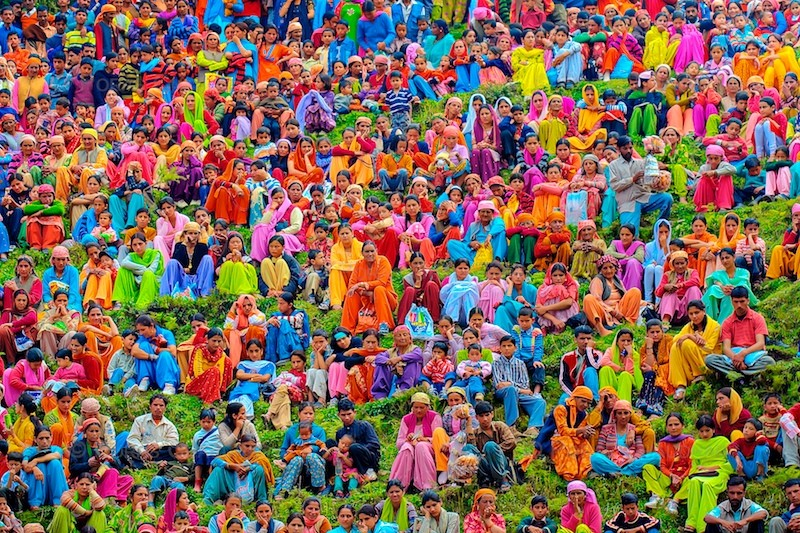
#> input picture Color-Detection-master/Color-Detection-master/colorpic.jpg, 800 x 533 px
$ python 'Image Color Detection.py'
#> lines starting #> are read from the running program, lines starting #| are printed output that depends on the picture
import cv2
import pandas as pd
import numpy as np


img = cv2.imread("colorpic.jpg")
#> img is the input picture: shape (533, 800, 3); mean B, G, R 90.2, 104.4, 131.6
imgWidth = img.shape[1] - 40
#> imgWidth = 760

index = ['color', 'color_name', 'hex', 'R', 'G', 'B']
df = pd.read_csv("colors.csv", header=None, names=index)
#> (reads Color-Detection-master/Color-Detection-master/colors.csv from the repository)


r = g = b = xpos = ypos = 0
def getRGBvalue(event, x, y, flags, param):
    global b, g, r, xpos, ypos, clicked
    xpos = x
    ypos = y
    b,g,r = img[y,x]
    b = int(b)
    g = int(g)
    r = int(r)


def colorname(B,G,R):
    minimum = 10000
    for i in range(len(df)):
        d = abs(B-int(df.loc[i,"B"])) + abs(G-int(df.loc[i,"G"])) + abs(R-int(df.loc[i,"R"]))
        if (d<=minimum):
            minimum = d
            cname = df.loc[i,"color_name"] + "Hex" + df.loc[i, "hex"]
    return cname

cv2.namedWindow("Image")
cv2.setMouseCallback("Image", getRGBvalue)

while True:
    cv2.imshow("Image", img)
    cv2.rectangle(img, (20,20), (imgWidth, 60),(b,g,r), -1)
    text = colorname(b,g,r) + '   R=' + str(r) + ' G=' + str(g) + ' B=' + str(b)
    cv2.putText(img,text, (50,50),2, 0.8, (255,255,255),2,cv2.LINE_AA)
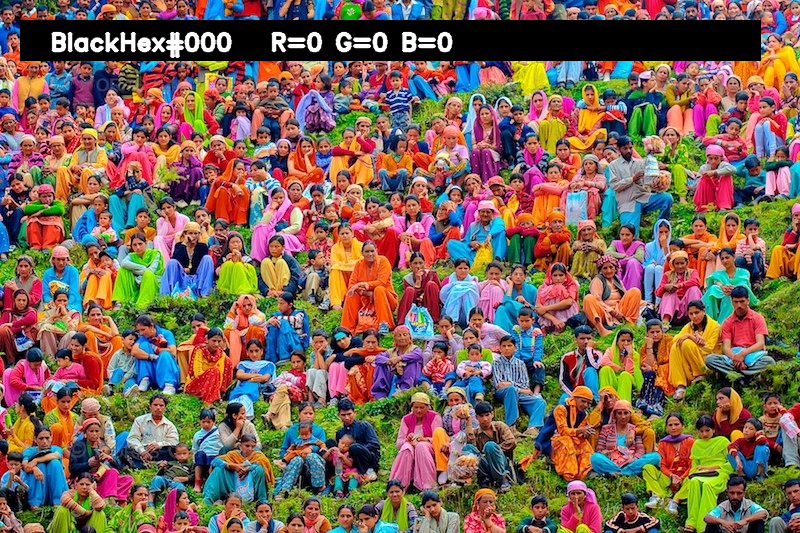
#> img: shape (533, 800, 3); mean B, G, R 84.6, 99.3, 124.8
    if(r+g+b >= 600):
        cv2.putText(img,text,(50,50), 2, 0.8, (0,0,0),2,cv2.LINE_AA)
    if cv2.waitKey(20) & 0xFF == 27:
#> (key Esc is pressed here)
        break

cv2.destroyAllWindows()
